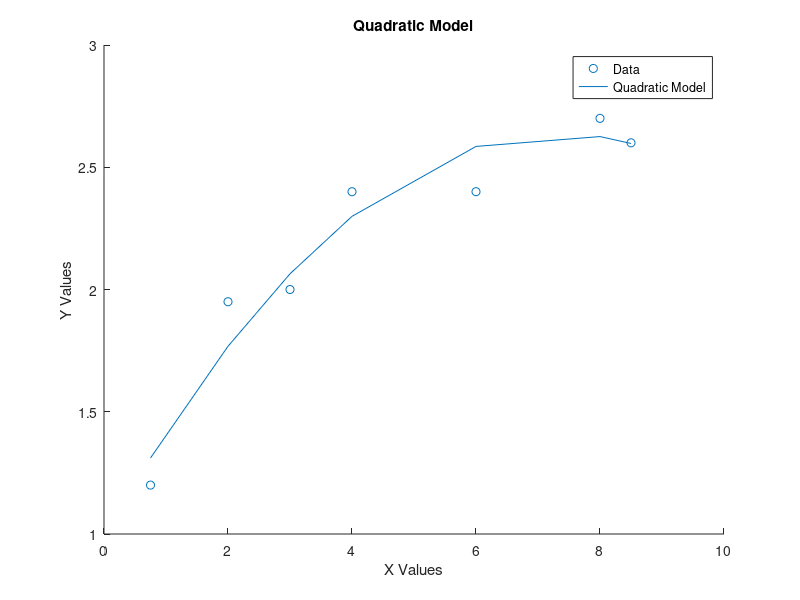

Reproduce this figure in MATLAB.
clear all
close all
clc

%Initialize Data
x = [0.75 2 3 4 6 8 8.5];
y = [1.2 1.95 2 2.4 2.4 2.7 2.6];

%Quadratic/Parabolic Regression

%System of equations (from lecture 11)
n = length(x);
sumX = sum(x);
sumXX = sum(x .^ 2);
sumXXX = sum(x .^ 3);
sumXXXX = sum(x .^ 4);

sumY = sum(y);
sumXY = sum(x .* y);
sumXXY = sum((x .^ 2) .* y);

A = [n, sumX, sumXX;
     sumX, sumXX, sumXXX;
     sumXX, sumXXX, sumXXXX];
 
b = [sumY; sumXY; sumXXY];

%Solve using Ax=b ie x = b/A = [a0; a1; a2]
coeffs = A\b;

a0 = coeffs(1)
a1 = coeffs(2)
a2 = coeffs(3)

%Calculate regression line
y_Quad = a0 + a1 * x + a2 * x .^2;

%Other parameters

%xMean
xMean = sum(x)/n;

%yMean
yMean = sum(y)/n;

%St
St = sum((y - yMean).^2);

%Sr
Sr = sum((y - (a0 + a1 * x + a2 * x .^2)).^2);

%Syx
Syx = sqrt(Sr / (n - 3)) % n-3 for 3 degrees of freedom

%r
r = sqrt((St - Sr)/St)

%Plot
figure(1)
scatter(x,y)
hold on
plot(x, y_Quad)
title('Quadratic Model')
xlabel('X Values')
ylabel('Y Values')
legend('Data', 'Quadratic Model');